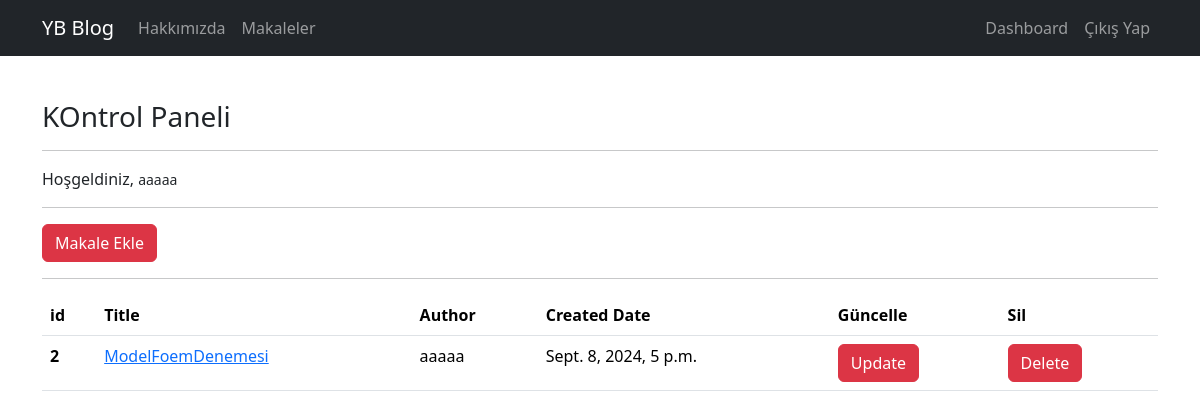
/article/dashboard/ (signed in), run on an earlier commit of the app's database.
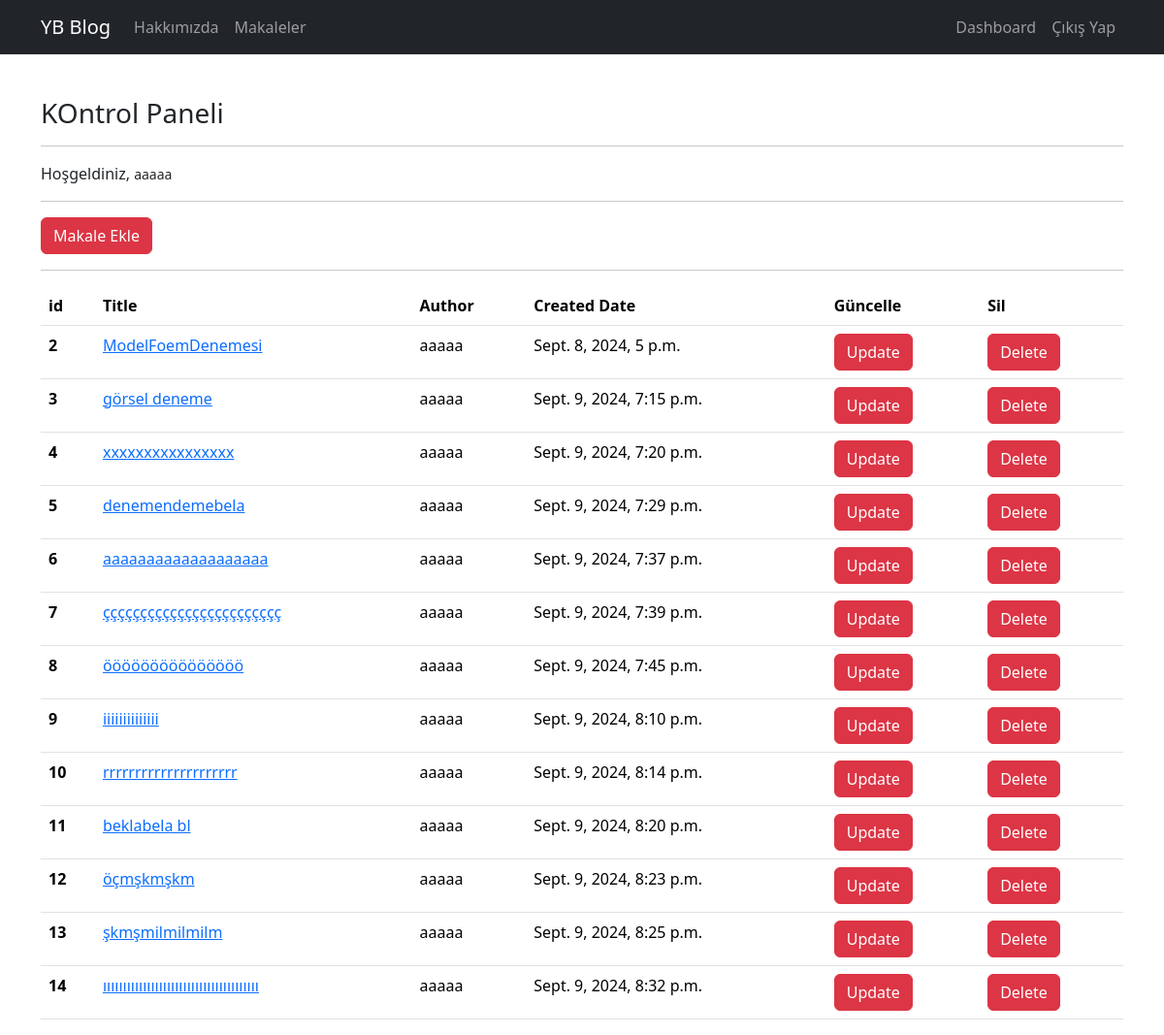
And on a later commit of the database.
### article/models.py (models this page shows, shortened)
class Article(models.Model):          #bu article ı kayıt etmen gerekiyor admin.py den
    author=models.ForeignKey("auth.User", on_delete=models.CASCADE)  #django ile hazır gelen Users tablosunu burda kullnadık referans aldık, ondelete->o o user silinirse diğer her şeyi veritabanından silinecek
    title=models.CharField(max_length=50)
    content=RichTextField()
    created_date=models.DateTimeField(auto_now_add=True)     #verbose_name ile bu alanların admin panelindeki ismini değiştirebilirsin
    article_image = models.FileField(verbose_name="Görsel ekleyin")   # Article modelinde değişiklik yaptığımızı bildirmek için pythonmanage.py makemigrations ve sonra yine " " migrate

### article/views.py (the view)
# urls.py: path('dashboard/', views.dashboard , name='dashboard'),
def dashboard(request):
    articles= Article.objects.filter(author= request.user)
    context={
        "articles":articles
    }
    return render(request, "dashboard.html", context)

### templates/dashboard.html
{% extends 'layout.html' %}
{% block body %}
<h3>KOntrol Paneli</h3>
<hr>
<p>
    Hoşgeldiniz, <small>{{request.user.username}}</small>
</p>
<hr>
<a href="/article/addarticle" class="btn btn-danger">Makale Ekle</a>
<hr>
{% if articles %}
<table class="table">
    <thead>
        <tr>
            <th scope="col">id</th>
            <th scope="col">Title</th>
            <th scope="col">Author</th>
            <th scope="col">Created Date</th>
            <th scope="col">Güncelle</th>
            <th scope="col">Sil</th>
        </tr>
    </thead>
    <tbody>
        {% for article in articles %}
        <tr>
            <th scope="row">{{article.id}}</th>
            <td> <a href="/article/detail/{{article.id}}">{{article.title}}</a></td>
            <td>{{article.author}}</td>
            <td>{{article.created_date}}</td>
            <td><a class="btn btn-danger" href="/article/update/{{article.id}}">Update</a></td>
            <td><a class="btn btn-danger" href="/article/delete/{{article.id}}">Delete</a></td>
        </tr>
        {% endfor %}
    </tbody>
</table>
{% else %}
<div class="alert alert-danger">Henüz bir makale yayınlamadınız</div>
{% endif %}
{% endblock %}

### templates/layout.html (shortened to what this page needs)
<!DOCTYPE html>
<html lang="en">
<head>
    <link href="https://cdn.jsdelivr.net/npm/bootstrap@5.3.3/dist/css/bootstrap.min.css" rel="stylesheet"
>
</head>
<body>
    {% include 'includes/navbar.html' %}
    <div style="margin-top:100px" class="container">
        {% block body %}
        {% endblock %}
    </div>
</body>
</html>

### templates/includes/navbar.html (shortened to what this page needs)
<nav class="navbar navbar-expand-lg navbar-dark bg-dark fixed-top">
  <div class="container">
    <a class="navbar-brand" href="/">YB Blog</a>
    <div class="collapse navbar-collapse" id="navbarSupportedContent">
      <ul class="navbar-nav me-auto">
        <li class="nav-item">
          <a class="nav-link" href="/about">Hakkımızda</a>
        </li>
        <li class="nav-item">
          <a class="nav-link" href="/article">Makaleler</a>
        </li>
      </ul>
      <ul class="navbar-nav ms-auto">
        {% if request.user.is_authenticated %}
        <li class="nav-item">
          <a class="nav-link" href="/article/dashboard">Dashboard</a>
        </li>
        <li class="nav-item">
          <a class="nav-link" href="/user/logout">Çıkış Yap</a>
        </li>
        {% endif %}
      </ul>
    </div>
  </div>
</nav>

What changed in the data, as far as the page shows it:
added Article: id "3", title "görsel deneme", author "aaaaa", created_date "Sept. 9, 2024, 7:15 p.m."
added Article: id "4", title "xxxxxxxxxxxxxxxx", author "aaaaa", created_date "Sept. 9, 2024, 7:20 p.m."
added Article: id "5", title "denemendemebela", author "aaaaa", created_date "Sept. 9, 2024, 7:29 p.m."
added Article: id "6", title "aaaaaaaaaaaaaaaaaaa", author "aaaaa", created_date "Sept. 9, 2024, 7:37 p.m."
added Article: id "7", title "çççççççççççççççççççççççç", author "aaaaa", created_date "Sept. 9, 2024, 7:39 p.m."
added Article: id "8", title "ööööööööööööööö", author "aaaaa", created_date "Sept. 9, 2024, 7:45 p.m."
added Article: id "9", title "iiiiiiiiiiiiii", author "aaaaa", created_date "Sept. 9, 2024, 8:10 p.m."
added Article: id "10", title "rrrrrrrrrrrrrrrrrrrrr", author "aaaaa", created_date "Sept. 9, 2024, 8:14 p.m."
added Article: id "11", title "beklabela bl", author "aaaaa", created_date "Sept. 9, 2024, 8:20 p.m."
added Article: id "12", title "öçmşkmşkm", author "aaaaa", created_date "Sept. 9, 2024, 8:23 p.m."
added Article: id "13", title "şkmşmilmilmilm", author "aaaaa", created_date "Sept. 9, 2024, 8:25 p.m."
added Article: id "14", title "ııııııııııııııııııııııııııııııııııııııı", author "aaaaa", created_date "Sept. 9, 2024, 8:32 p.m."
